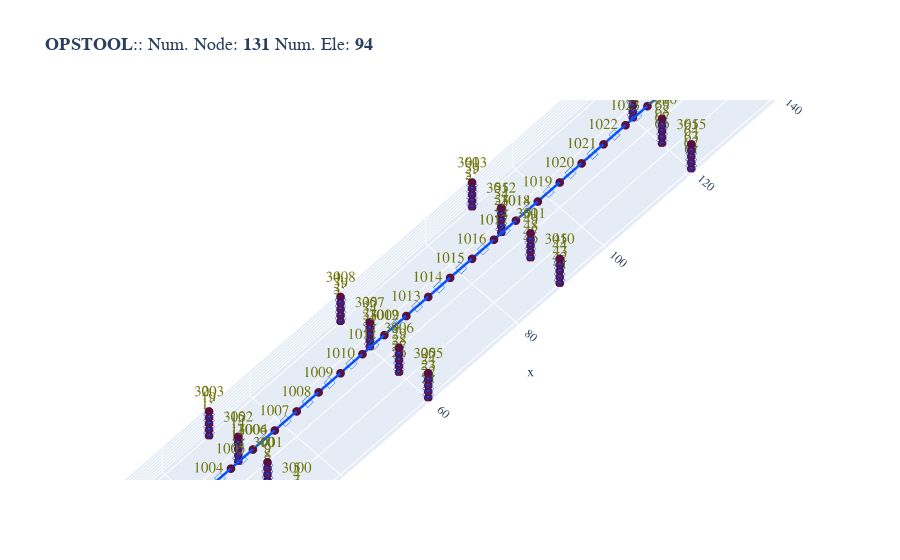

Notebook source saved alongside this figure:
### Code cell
pier_ele = build_pier_elements_nonlin(
    pier_nodes=pier_res["pier_nodes"],
    secTag=2,      # 你的截面号（如纤维截面）
    ele_tag_start=1,
    np=7
)

deck_ele = build_deck_elements_elastic(
    deck_nodes=deck_res["deck_nodes"],
    A=2.0, E=3.0e10, G=1.2e10, J=0.20, Iy=0.15, Iz=0.30,
    ele_tag_start=1000
)

opsvis.plot_model(show_node_numbering=True)

### Figure 1 — Plotly figure (JSON) as saved in the notebook; plotly's stock layout.template omitted (floating-point values rounded to 4 significant figures; data arrays with more than 128 entries replaced by an {"elided": "..."} marker saying what was removed)
{"data": [{"connectgaps": false, "hoverinfo": "skip", "line": {"color": "#0652ff", "width": 5}, "mode": "lines", "name": "ForceBeamColumn3d", "type": "scatter3d", "x": {"elided": "192 float values"}, "y": {"elided": "192 float values"}, "z": {"elided": "192 float values"}}, {"connectgaps": false, "hoverinfo": "skip", "line": {"color": "#0652ff", "width": 5}, "mode": "lines", "name": "ElasticBeam3d", "type": "scatter3d", "x": [0.0, 5.0, NaN, 5.0, 10.0, NaN, 10.0, 15.0, NaN, 15.0, 20.0, NaN, 20.0, 25.0, NaN, 25.0, 30.0, NaN, 30.0, 35.0, NaN, 35.0, 40.0, NaN, 40.0, 45.0, NaN, 45.0, 50.0, NaN, 50.0, 55.0, NaN, 55.0, 60.0, NaN, 60.0, 65.0, NaN, 65.0, 70.0, NaN, 70.0, 75.0, NaN, 75.0, 80.0, NaN, 80.0, 85.0, NaN, 85.0, 90.0, NaN, 90.0, 95.0, NaN, 95.0, 100.0, NaN, 100.0, 105.0, NaN, 105.0, 110.0, NaN, 110.0, 115.0, NaN, 115.0, 120.0, NaN, 120.0, 125.0, NaN, 125.0, 130.0, NaN, 130.0, 135.0, NaN, 135.0, 140.0, NaN, 140.0, 145.0, NaN, 145.0, 150.0, NaN], "y": [0.0, 0.0, NaN, 0.0, 0.0, NaN, 0.0, 0.0, NaN, 0.0, 0.0, NaN, 0.0, 0.0, NaN, 0.0, 0.0, NaN, 0.0, 0.0, NaN, 0.0, 0.0, NaN, 0.0, 0.0, NaN, 0.0, 0.0, NaN, 0.0, 0.0, NaN, 0.0, 0.0, NaN, 0.0, 0.0, NaN, 0.0, 0.0, NaN, 0.0, 0.0, NaN, 0.0, 0.0, NaN, 0.0, 0.0, NaN, 0.0, 0.0, NaN, 0.0, 0.0, NaN, 0.0, 0.0, NaN, 0.0, 0.0, NaN, 0.0, 0.0, NaN, 0.0, 0.0, NaN, 0.0, 0.0, NaN, 0.0, 0.0, NaN, 0.0, 0.0, NaN, 0.0, 0.0, NaN, 0.0, 0.0, NaN, 0.0, 0.0, NaN, 0.0, 0.0, NaN], "z": [8.0, 8.0, NaN, 8.0, 8.0, NaN, 8.0, 8.0, NaN, 8.0, 8.0, NaN, 8.0, 8.0, NaN, 8.0, 8.0, NaN, 8.0, 8.0, NaN, 8.0, 8.0, NaN, 8.0, 8.0, NaN, 8.0, 8.0, NaN, 8.0, 8.0, NaN, 8.0, 8.0, NaN, 8.0, 8.0, NaN, 8.0, 8.0, NaN, 8.0, 8.0, NaN, 8.0, 8.0, NaN, 8.0, 8.0, NaN, 8.0, 8.0, NaN, 8.0, 8.0, NaN, 8.0, 8.0, NaN, 8.0, 8.0, NaN, 8.0, 8.0, NaN, 8.0, 8.0, NaN, 8.0, 8.0, NaN, 8.0, 8.0, NaN, 8.0, 8.0, NaN, 8.0, 8.0, NaN, 8.0, 8.0, NaN, 8.0, 8.0, NaN, 8.0, 8.0, NaN]}, {"customdata": ["eleTag: 1<br>connectedNodes:<br> [1 2]", "eleTag: 2<br>connectedNodes:<br> [2 3]", "eleTag: 3<br>connectedNodes:<br> [3 4]", "eleTag: 4<br>connectedNodes:<br> [4 5]", "eleTag: 5<br>connectedNodes:<br> [6 7]", "eleTag: 6<br>connectedNodes:<br> [7 8]", "eleTag: 7<br>connectedNodes:<br> [8 9]", "eleTag: 8<br>connectedNodes:<br> [ 9 10]", "eleTag: 9<br>connectedNodes:<br> [11 12]", "eleTag: 10<br>connectedNodes:<br> [12 13]", "eleTag: 11<br>connectedNodes:<br> [13 14]", "eleTag: 12<br>connectedNodes:<br> [14 15]", "eleTag: 13<br>connectedNodes:<br> [16 17]", "eleTag: 14<br>connectedNodes:<br> [17 18]", "eleTag: 15<br>connectedNodes:<br> [18 19]", "eleTag: 16<br>connectedNodes:<br> [19 20]", "eleTag: 17<br>connectedNodes:<br> [21 22]", "eleTag: 18<br>connectedNodes:<br> [22 23]", "eleTag: 19<br>connectedNodes:<br> [23 24]", "eleTag: 20<br>connectedNodes:<br> [24 25]", "eleTag: 21<br>connectedNodes:<br> [26 27]", "eleTag: 22<br>connectedNodes:<br> [27 28]", "eleTag: 23<br>connectedNodes:<br> [28 29]", "eleTag: 24<br>connectedNodes:<br> [29 30]", "eleTag: 25<br>connectedNodes:<br> [31 32]", "eleTag: 26<br>connectedNodes:<br> [32 33]", "eleTag: 27<br>connectedNodes:<br> [33 34]", "eleTag: 28<br>connectedNodes:<br> [34 35]", "eleTag: 29<br>connectedNodes:<br> [36 37]", "eleTag: 30<br>connectedNodes:<br> [37 38]", "eleTag: 31<br>connectedNodes:<br> [38 39]", "eleTag: 32<br>connectedNodes:<br> [39 40]", "eleTag: 33<br>connectedNodes:<br> [41 42]", "eleTag: 34<br>connectedNodes:<br> [42 43]", "eleTag: 35<br>connectedNodes:<br> [43 44]", "eleTag: 36<br>connectedNodes:<br> [44 45]", "eleTag: 37<br>connectedNodes:<br> [46 47]", "eleTag: 38<br>connectedNodes:<br> [47 48]", "eleTag: 39<br>connectedNodes:<br> [48 49]", "eleTag: 40<br>connectedNodes:<br> [49 50]", "eleTag: 41<br>connectedNodes:<br> [51 52]", "eleTag: 42<br>connectedNodes:<br> [52 53]", "eleTag: 43<br>connectedNodes:<br> [53 54]", "eleTag: 44<br>connectedNodes:<br> [54 55]", "eleTag: 45<br>connectedNodes:<br> [56 57]", "eleTag: 46<br>connectedNodes:<br> [57 58]", "eleTag: 47<br>connectedNodes:<br> [58 59]", "eleTag: 48<br>connectedNodes:<br> [59 60]", "eleTag: 49<br>connectedNodes:<br> [61 62]", "eleTag: 50<br>connectedNodes:<br> [62 63]", "eleTag: 51<br>connectedNodes:<br> [63 64]", "eleTag: 52<br>connectedNodes:<br> [64 65]", "eleTag: 53<br>connectedNodes:<br> [66 67]", "eleTag: 54<br>connectedNodes:<br> [67 68]", "eleTag: 55<br>connectedNodes:<br> [68 69]", "eleTag: 56<br>connectedNodes:<br> [69 70]", "eleTag: 57<br>connectedNodes:<br> [71 72]", "eleTag: 58<br>connectedNodes:<br> [72 73]", "eleTag: 59<br>connectedNodes:<br> [73 74]", "eleTag: 60<br>connectedNodes:<br> [74 75]", "eleTag: 61<br>connectedNodes:<br> [76 77]", "eleTag: 62<br>connectedNodes:<br> [77 78]", "eleTag: 63<br>connectedNodes:<br> [78 79]", "eleTag: 64<br>connectedNodes:<br> [79 80]"], "hovertemplate": "%{customdata}", "marker": {"color": "#0652ff", "size": 3, "symbol": "diamond-open"}, "mode": "markers", "name": "ForceBeamColumn3d", "type": "scatter3d", "x": [30.0, 30.0, 30.0, 30.0, 30.0, 30.0, 30.0, 30.0, 30.0, 30.0, 30.0, 30.0, 30.0, 30.0, 30.0, 30.0, 60.0, 60.0, 60.0, 60.0, 60.0, 60.0, 60.0, 60.0, 60.0, 60.0, 60.0, 60.0, 60.0, 60.0, 60.0, 60.0, 90.0, 90.0, 90.0, 90.0, 90.0, 90.0, 90.0, 90.0, 90.0, 90.0, 90.0, 90.0, 90.0, 90.0, 90.0, 90.0, 120.0, 120.0, 120.0, 120.0, 120.0, 120.0, 120.0, 120.0, 120.0, 120.0, 120.0, 120.0, 120.0, 120.0, 120.0, 120.0], "y": [-10.0, -10.0, -10.0, -10.0, -3.333, -3.333, -3.333, -3.333, 3.333, 3.333, 3.333, 3.333, 10.0, 10.0, 10.0, 10.0, -10.0, -10.0, -10.0, -10.0, -3.333, -3.333, -3.333, -3.333, 3.333, 3.333, 3.333, 3.333, 10.0, 10.0, 10.0, 10.0, -10.0, -10.0, -10.0, -10.0, -3.333, -3.333, -3.333, -3.333, 3.333, 3.333, 3.333, 3.333, 10.0, 10.0, 10.0, 10.0, -10.0, -10.0, -10.0, -10.0, -3.333, -3.333, -3.333, -3.333, 3.333, 3.333, 3.333, 3.333, 10.0, 10.0, 10.0, 10.0], "z": [1.0, 3.0, 5.0, 7.0, 1.0, 3.0, 5.0, 7.0, 1.0, 3.0, 5.0, 7.0, 1.0, 3.0, 5.0, 7.0, 1.0, 3.0, 5.0, 7.0, 1.0, 3.0, 5.0, 7.0, 1.0, 3.0, 5.0, 7.0, 1.0, 3.0, 5.0, 7.0, 1.0, 3.0, 5.0, 7.0, 1.0, 3.0, 5.0, 7.0, 1.0, 3.0, 5.0, 7.0, 1.0, 3.0, 5.0, 7.0, 1.0, 3.0, 5.0, 7.0, 1.0, 3.0, 5.0, 7.0, 1.0, 3.0, 5.0, 7.0, 1.0, 3.0, 5.0, 7.0]}, {"customdata": ["eleTag: 1000<br>connectedNodes:<br> [1000 1001]", "eleTag: 1001<br>connectedNodes:<br> [1001 1002]", "eleTag: 1002<br>connectedNodes:<br> [1002 1003]", "eleTag: 1003<br>connectedNodes:<br> [1003 1004]", "eleTag: 1004<br>connectedNodes:<br> [1004 1005]", "eleTag: 1005<br>connectedNodes:<br> [1005 1006]", "eleTag: 1006<br>connectedNodes:<br> [1006 1007]", "eleTag: 1007<br>connectedNodes:<br> [1007 1008]", "eleTag: 1008<br>connectedNodes:<br> [1008 1009]", "eleTag: 1009<br>connectedNodes:<br> [1009 1010]", "eleTag: 1010<br>connectedNodes:<br> [1010 1011]", "eleTag: 1011<br>connectedNodes:<br> [1011 1012]", "eleTag: 1012<br>connectedNodes:<br> [1012 1013]", "eleTag: 1013<br>connectedNodes:<br> [1013 1014]", "eleTag: 1014<br>connectedNodes:<br> [1014 1015]", "eleTag: 1015<br>connectedNodes:<br> [1015 1016]", "eleTag: 1016<br>connectedNodes:<br> [1016 1017]", "eleTag: 1017<br>connectedNodes:<br> [1017 1018]", "eleTag: 1018<br>connectedNodes:<br> [1018 1019]", "eleTag: 1019<br>connectedNodes:<br> [1019 1020]", "eleTag: 1020<br>connectedNodes:<br> [1020 1021]", "eleTag: 1021<br>connectedNodes:<br> [1021 1022]", "eleTag: 1022<br>connectedNodes:<br> [1022 1023]", "eleTag: 1023<br>connectedNodes:<br> [1023 1024]", "eleTag: 1024<br>connectedNodes:<br> [1024 1025]", "eleTag: 1025<br>connectedNodes:<br> [1025 1026]", "eleTag: 1026<br>connectedNodes:<br> [1026 1027]", "eleTag: 1027<br>connectedNodes:<br> [1027 1028]", "eleTag: 1028<br>connectedNodes:<br> [1028 1029]", "eleTag: 1029<br>connectedNodes:<br> [1029 1030]"], "hovertemplate": "%{customdata}", "marker": {"color": "#0652ff", "size": 3, "symbol": "diamond-open"}, "mode": "markers", "name": "ElasticBeam3d", "type": "scatter3d", "x": [2.5, 7.5, 12.5, 17.5, 22.5, 27.5, 32.5, 37.5, 42.5, 47.5, 52.5, 57.5, 62.5, 67.5, 72.5, 77.5, 82.5, 87.5, 92.5, 97.5, 102.5, 107.5, 112.5, 117.5, 122.5, 127.5, 132.5, 137.5, 142.5, 147.5], "y": [0.0, 0.0, 0.0, 0.0, 0.0, 0.0, 0.0, 0.0, 0.0, 0.0, 0.0, 0.0, 0.0, 0.0, 0.0, 0.0, 0.0, 0.0, 0.0, 0.0, 0.0, 0.0, 0.0, 0.0, 0.0, 0.0, 0.0, 0.0, 0.0, 0.0], "z": [8.0, 8.0, 8.0, 8.0, 8.0, 8.0, 8.0, 8.0, 8.0, 8.0, 8.0, 8.0, 8.0, 8.0, 8.0, 8.0, 8.0, 8.0, 8.0, 8.0, 8.0, 8.0, 8.0, 8.0, 8.0, 8.0, 8.0, 8.0, 8.0, 8.0]}, {"customdata": {"elided": "131 str values"}, "hovertemplate": "x: %{x}<br>y: %{y}<br>z: %{z} <br>nodeTag: %{customdata}", "marker": {"color": "#580f41", "size": 3, "symbol": "circle"}, "mode": "markers", "name": "Nodes", "type": "scatter3d", "x": {"elided": "131 float values"}, "y": {"elided": "131 float values"}, "z": {"elided": "131 float values"}}, {"mode": "text", "name": "Node Tag", "text": {"elided": "131 str values"}, "textfont": {"color": "#6e750e", "size": 15}, "type": "scatter3d", "x": {"elided": "131 float values"}, "y": {"elided": "131 float values"}, "z": {"elided": "131 float values"}}], "layout": {"autosize": true, "font": {"family": "Arial, sans-serif"}, "scene": {"aspectmode": "data", "camera": {"eye": {"x": -300, "y": -300, "z": 750}, "projection": {"type": "orthographic"}}, "xaxis": {"showgrid": true, "visible": true, "zeroline": true}, "yaxis": {"showgrid": true, "visible": true, "zeroline": true}, "zaxis": {"showgrid": true, "visible": true, "zeroline": true}}, "showlegend": false, "title": {"font": {"family": "courier", "size": 18}, "text": "<b>OPSTOOL</b>:: Num. Node: <b>131</b> Num. Ele: <b>94</b>"}}}
